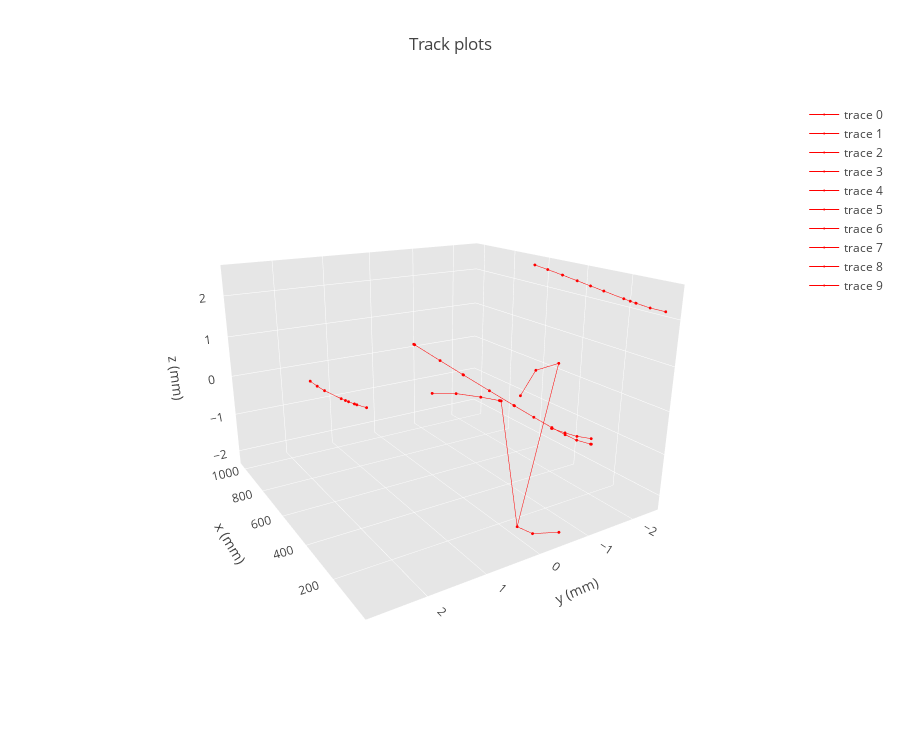

Here is the notebook cell this chart was saved with:
### Markdown cell above
### Ploting dataframe of tracks

**Default data:** A dataframe with one track perline and just 6 hit information

### Code cell
track_plot(tracks_real_rhoetaphi, n_tracks = 10)

### Figure 1 — Plotly figure (JSON) as saved in the notebook; plotly's stock layout.template omitted (floating-point values rounded to 4 significant figures)
{"data": [{"line": {"color": "red", "width": 1}, "marker": {"color": "red", "size": 1}, "type": "scatter3d", "uid": "45e4aff9-2558-4425-ab45-2db56bab9fc4", "x": [32.05, 74.97, 75.52, 87.83, 119.9, 137.2, 161.9, 265.9, 316.0, 367.5, null, null, null, null, null, null, null, null, null], "y": [2.75, 2.774, 2.774, 2.776, 2.779, 2.78, 2.782, 2.785, 2.783, 2.778, null, null, null, null, null, null, null, null, null], "z": [1.43, 1.389, 1.389, 1.376, 1.345, 1.329, 1.308, 1.236, 1.218, 1.21, null, null, null, null, null, null, null, null, null]}, {"line": {"color": "red", "width": 1}, "marker": {"color": "red", "size": 1}, "type": "scatter3d", "uid": "3cbacdaa-623f-463b-b2dd-9b5a2df02351", "x": [null, null, null, null, null, null, null, null, null, null, null, null, null, null, null, null, null, null, null], "y": [null, null, null, null, null, null, null, null, null, null, null, null, null, null, null, null, null, null, null], "z": [null, null, null, null, null, null, null, null, null, null, null, null, null, null, null, null, null, null, null]}, {"line": {"color": "red", "width": 1}, "marker": {"color": "red", "size": 1}, "type": "scatter3d", "uid": "9a7e927d-9a8d-473a-9a80-3dde95571c49", "x": [null, null, null, null, null, null, null, null, null, null, null, null, null, null, null, null, null, null, null], "y": [null, null, null, null, null, null, null, null, null, null, null, null, null, null, null, null, null, null, null], "z": [null, null, null, null, null, null, null, null, null, null, null, null, null, null, null, null, null, null, null]}, {"line": {"color": "red", "width": 1}, "marker": {"color": "red", "size": 1}, "type": "scatter3d", "uid": "809cc082-43a5-46df-b6ac-7766e49c8109", "x": [32.35, 71.8, 116.8, null, null, null, null, null, null, null, null, null, null, null, null, null, null, null, null], "y": [-0.5211, -0.1589, -0.0364, null, null, null, null, null, null, null, null, null, null, null, null, null, null, null, null], "z": [-2.179, -2.202, -2.145, null, null, null, null, null, null, null, null, null, null, null, null, null, null, null, null]}, {"line": {"color": "red", "width": 1}, "marker": {"color": "red", "size": 1}, "type": "scatter3d", "uid": "f334b56e-e6c4-4770-8690-2881c3f05439", "x": [116.8, 258.7, 362.3, 499.8, null, null, null, null, null, null, null, null, null, null, null, null, null, null, null], "y": [-0.0364, -1.382, -1.357, -1.626, null, null, null, null, null, null, null, null, null, null, null, null, null, null, null], "z": [-2.145, 0.8681, 0.519, -0.4573, null, null, null, null, null, null, null, null, null, null, null, null, null, null, null]}, {"line": {"color": "red", "width": 1}, "marker": {"color": "red", "size": 1}, "type": "scatter3d", "uid": "2ee75e01-7443-48dd-9eeb-52d900c45963", "x": [116.8, 256.1, 261.4, 264.3, 358.7, 498.5, 655.7, null, null, null, null, null, null, null, null, null, null, null, null], "y": [-0.0364, -0.1931, -0.1919, -0.1913, -0.1777, -0.1705, -0.1799, null, null, null, null, null, null, null, null, null, null, null, null], "z": [-2.145, 0.3039, 0.2974, 0.294, 0.1718, -0.04091, -0.37, null, null, null, null, null, null, null, null, null, null, null, null]}, {"line": {"color": "red", "width": 1}, "marker": {"color": "red", "size": 1}, "type": "scatter3d", "uid": "ea540f87-1bce-41f9-b365-511dca55090d", "x": [32.28, 72.5, 122.1, 122.9, 144.5, 170.3, 254.8, 314.6, 377.9, 452.0, 531.1, 604.9, null, null, null, null, null, null, null], "y": [-2.448, -2.33, -2.293, -2.292, -2.284, -2.278, -2.266, -2.263, -2.262, -2.266, -2.274, -2.288, null, null, null, null, null, null, null], "z": [2.154, 2.198, 2.239, 2.24, 2.256, 2.277, 2.344, 2.389, 2.437, 2.489, 2.54, 2.577, null, null, null, null, null, null, null]}, {"line": {"color": "red", "width": 1}, "marker": {"color": "red", "size": 1}, "type": "scatter3d", "uid": "a7376db8-1482-4b27-9d96-fbd8951ac728", "x": [32.49, 71.44, 115.5, 171.3, 173.2, null, null, null, null, null, null, null, null, null, null, null, null, null, null], "y": [-1.062, -0.9572, -0.9218, -0.9032, -0.9028, null, null, null, null, null, null, null, null, null, null, null, null, null, null], "z": [-0.2413, -0.2595, -0.2836, -0.3147, -0.3158, null, null, null, null, null, null, null, null, null, null, null, null, null, null]}, {"line": {"color": "red", "width": 1}, "marker": {"color": "red", "size": 1}, "type": "scatter3d", "uid": "7a5e3f52-1b10-4617-af9f-6b4ea16960ef", "x": [32.04, 33.53, 72.4, 116.2, 172.7, 257.7, 356.5, 359.6, 497.0, 658.7, 662.0, 820.7, 1018.0, 1025.0, null, null, null, null, null], "y": [-1.073, -1.064, -0.9618, -0.9275, -0.909, -0.8966, -0.891, -0.8909, -0.889, -0.8905, -0.8906, -0.8956, -0.9057, -0.9061, null, null, null, null, null], "z": [-0.3664, -0.3658, -0.348, -0.3271, -0.3002, -0.2591, -0.2111, -0.2096, -0.142, -0.06201, -0.06035, 0.01939, 0.1219, 0.1256, null, null, null, null, null]}, {"line": {"color": "red", "width": 1}, "marker": {"color": "red", "size": 1}, "type": "scatter3d", "uid": "d7ffd8ef-11fa-4c11-8b61-ccc6f86fa59a", "x": [null, null, null, null, null, null, null, null, null, null, null, null, null, null, null, null, null, null, null], "y": [null, null, null, null, null, null, null, null, null, null, null, null, null, null, null, null, null, null, null], "z": [null, null, null, null, null, null, null, null, null, null, null, null, null, null, null, null, null, null, null]}], "layout": {"autosize": false, "height": 750, "scene": {"aspectmode": "manual", "aspectratio": {"x": 1, "y": 1, "z": 0.7}, "camera": {"eye": {"x": -1.743, "y": 1.071, "z": 0.71}, "up": {"x": 0, "y": 0, "z": 1}}, "xaxis": {"backgroundcolor": "rgb(230, 230,230)", "gridcolor": "rgb(255, 255, 255)", "showbackground": true, "title": {"text": "x (mm)"}, "zerolinecolor": "rgb(255, 255, 255)"}, "yaxis": {"backgroundcolor": "rgb(230, 230,230)", "gridcolor": "rgb(255, 255, 255)", "showbackground": true, "title": {"text": "y (mm)"}, "zerolinecolor": "rgb(255, 255, 255)"}, "zaxis": {"backgroundcolor": "rgb(230, 230,230)", "gridcolor": "rgb(255, 255, 255)", "showbackground": true, "title": {"text": "z (mm)"}, "zerolinecolor": "rgb(255, 255, 255)"}}, "title": {"text": "Track plots"}, "width": 900}}
